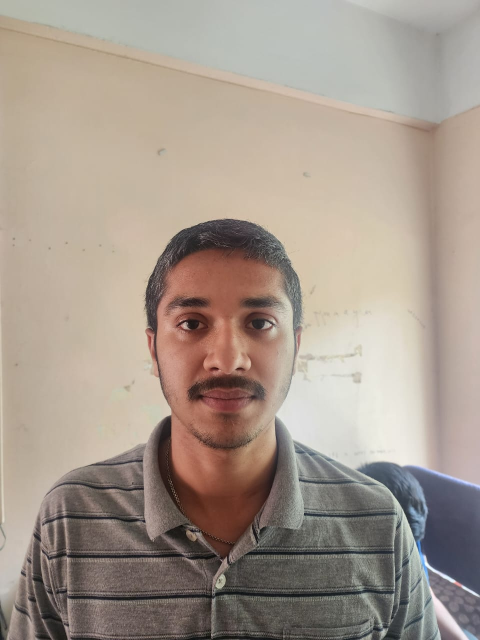
#> input picture content/live_image/vishnu.jpg, 960 x 1280 px, given in place of captured_frame_.png, which was not available (shown at 1/2 size)
$ jupyter execute --allow-errors Demo2.ipynb   (shell and % lines are left out)   (text cells are left out)
#> lines starting #> are read from the running program, lines starting #| are printed output that depends on the picture; after the words box and inside, x2 and y2 are one past the last pixel; in counts of white or black regions, pixels touching at a corner belong together; pictures that were not available may be replaced by others from this repository, and a replacement may not be noted
[cell 1]
import argparse
import torch
import cv2
from pathlib import Path
import pathlib
def detect_objects(weights, img_size, conf_threshold, source, frame_delay):
    # Load YOLOv5 model
    pathlib.PosixPath = pathlib.WindowsPath
    model = torch.hub.load('ultralytics/yolov5', 'custom', path=weights)


    # Set device (GPU or CPU)
    device = torch.device('cuda' if torch.cuda.is_available() else 'cpu')
    model.to(device)

    # Set inference size
    imgsz = img_size

    # Open video file
    cap = cv2.VideoCapture(source)

    # Initialize flag to indicate if object has been detected
    object_detected = False
    detection_frame_number = -1

    # Process video frame by frame
    while cap.isOpened():
        ret, frame = cap.read()
        if not ret:
            break

        # Perform inference
        results = model(frame, size=imgsz)

        # Process detection results
        for result in results.xyxy[0]:
            label = int(result[5])
            confidence = float(result[4])

            # Check if object is detected with confidence above threshold
            if confidence >= conf_threshold:
                object_detected = True
                detection_frame_number = int(cap.get(cv2.CAP_PROP_POS_FRAMES))
                break

        # Stop processing if object is detected
        if object_detected:
            break

    # Release video capture object
    cap.release()

    if object_detected:
        # Calculate the frame number to capture after the detection frame
        capture_frame_number = detection_frame_number + frame_delay

        # Re-open video file to capture the desired frame
        cap = cv2.VideoCapture(source)
        cap.set(cv2.CAP_PROP_POS_FRAMES, capture_frame_number)

        # Read and capture the frame
        ret, captured_frame = cap.read()
        if ret:
            # Save the captured frame as PNG with higher quality
            output_path = Path(source).parent / f"captured_frame_.png"
            # Specify higher quality (0-9), default is 3
            cv2.imwrite(str(output_path), captured_frame, [cv2.IMWRITE_PNG_COMPRESSION, 9])
            print(f"Captured frame {capture_frame_number} after object detection. Saved as {output_path}")
        else:
            print(f"Failed to capture frame {capture_frame_number} after object detection.")

        # Release video capture object
        cap.release()
    else:
        print("Object not detected in the video.")

[cell 2]
# YOLOv5 PyTorch HUB Inference (DetectionModels only)
# import torch

# # model = torch.hub.load('ultralytics/yolov5', 'yolov5s', force_reload=True, trust_repo=True)  # or yolov5n - yolov5x6 or custom
# model = torch.hub.load(str(Path('yolov5')), 'yolov5s', source='local')
# im = 'https://ultralytics.com/images/zidane.jpg'  # file, Path, PIL.Image, OpenCV, nparray, list
# results = model(im)  # inference
# results.print()  # or .show(), .save(), .crop(), .pandas(), etc.

[cell 3]
  # Perform object detection and frame capture
detect_objects('./content/exp5/weights/best.pt', 1080, 0.30, './content/videos/20250418_132622.mp4', 30)
#> (the call stopped at in detect_objects, `model = torch.hub.load('ultralytics/yolov5', 'custom', path=weights)`: torch is not available in this run)

[cell 4]
import cv2
import numpy as np
import matplotlib.pyplot as plt

[cell 5]
class CardAlignment:
    def __init__(self, visualization=False):
        self.visualization_mode = visualization

    def crop_card(self, image):
        gray = cv2.cvtColor(image, cv2.COLOR_BGR2GRAY)
        _, thresh = cv2.threshold(gray, 200, 255, cv2.THRESH_BINARY)
        contours, _ = cv2.findContours(thresh, cv2.RETR_EXTERNAL, cv2.CHAIN_APPROX_SIMPLE)
        max_contour = max(contours, key=cv2.contourArea)
        rect = cv2.minAreaRect(max_contour)
        box = cv2.boxPoints(rect)
        box = np.intp(box)
        card = image.copy()
        cv2.drawContours(card, [box], 0, (0, 255, 0), 2)
        (x, y, w, h) = cv2.boundingRect(box)
        card = card[y:y+h, x:x+w]
        return card, rect

    def align_card(self, card, rect_angle):
        height, width = card.shape[:2]

        # Correct angle
        if rect_angle < -45:
            rect_angle += 90
        elif rect_angle > 45:
            rect_angle -= 90

        # Rotate to fix small tilt
        rotation_matrix = cv2.getRotationMatrix2D((width / 2, height / 2), rect_angle, 1)
        aligned_card = cv2.warpAffine(card, rotation_matrix, (width, height), flags=cv2.INTER_LINEAR)
        aligned_card = cv2.rotate(aligned_card, cv2.ROTATE_90_CLOCKWISE)
        # After rotation, check if card is vertical
        aligned_height, aligned_width = aligned_card.shape[:2]
        if aligned_height > aligned_width:
            # Rotate 90 degrees to make it horizontal
            aligned_card = cv2.rotate(aligned_card, cv2.ROTATE_90_COUNTERCLOCKWISE)

        return aligned_card

[cell 6]
# Function to print the image
def plot_image(image):
    plt.imshow(cv2.cvtColor(image, cv2.COLOR_BGR2RGB))
    plt.title('Output Image')
    plt.axis('off')
    plt.show()

[cell 7]
def process_image(image):
    card_aligner = CardAlignment(visualization=True)
    card, rect = card_aligner.crop_card(image)
    rect_angle = rect[-1]
    aligned_card = card_aligner.align_card(card, rect_angle)

    # Check if additional cropping is required
    gray_aligned = cv2.cvtColor(aligned_card, cv2.COLOR_BGR2GRAY)
    _, thresh_aligned = cv2.threshold(gray_aligned, 1, 255, cv2.THRESH_BINARY)
    contours_aligned, _ = cv2.findContours(thresh_aligned, cv2.RETR_EXTERNAL, cv2.CHAIN_APPROX_SIMPLE)
    max_contour_aligned = max(contours_aligned, key=cv2.contourArea)
    rect_aligned = cv2.minAreaRect(max_contour_aligned)
    box_aligned = cv2.boxPoints(rect_aligned)
    box_aligned = np.intp(box_aligned)

    # Calculate bounding box
    (x, y, w, h) = cv2.boundingRect(box_aligned)

    # Apply additional cropping if required
    if x > 0 or y > 0 or x + w < aligned_card.shape[1] or y + h < aligned_card.shape[0]:
        aligned_card = aligned_card[y:y+h, x:x+w]

    plot_image(aligned_card)
    return aligned_card

[cell 8]
# Path to the image file
original_image = cv2.imread("./content/videos/captured_frame_.png")
#> original_image is the input picture: shape (1280, 960, 3); mean B, G, R 141.2, 152.4, 165.2
#> (the rest of this cell did not finish here and is left out)

#> (a cell that did not finish here is left out)

#> in crop_card, `gray = cv2.cvtColor(image, cv2.COLOR_BGR2GRAY)`:
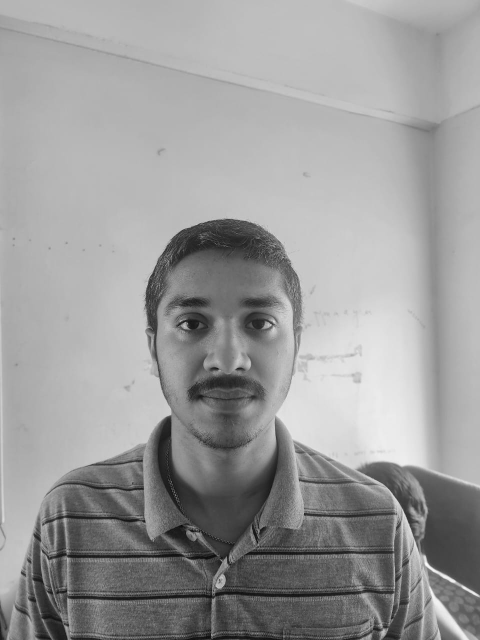
#> gray: shape (1280, 960) (shown at 1/2 size); min 1, max 253, mean 154.9
#> in crop_card, `_, thresh = cv2.threshold(gray, 200, 255, cv2.THRESH_BINARY)`:
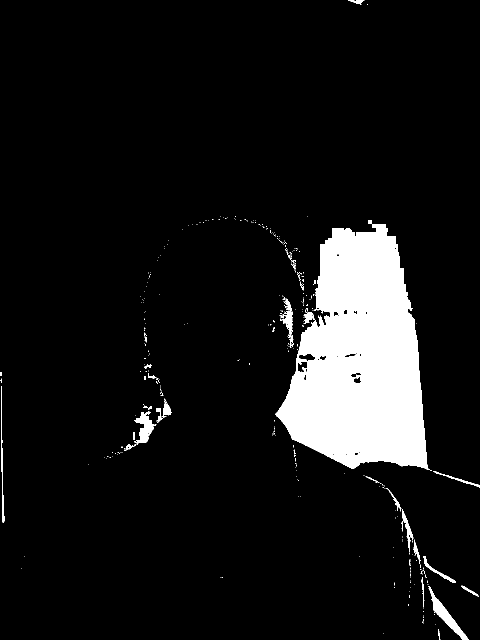
#> thresh: shape (1280, 960) (shown at 1/2 size); 8.8% white; 361 white regions (330 under 20 px)
#> in crop_card, `contours, _ = cv2.findContours(thresh, cv2.RETR_EXTERNAL, cv2.CHAIN_AP..`: contours = 361 contours, 339 with area under 20; largest, box (x1, y1, x2, y2) and area: (551, 440, 864, 942) 100424, (857, 1172, 938, 1280) 1583, (268, 822, 313, 889) 1174, (565, 597, 587, 696) 649, (847, 1112, 912, 1166) 362
#> in crop_card, `max_contour = max(contours, key=cv2.contourArea)`: max_contour = contour of 619 points, box (x1, y1, x2, y2) (551, 440, 864, 942), area 100424
#> in crop_card, `rect = cv2.minAreaRect(max_contour)`: rect = ((686.8, 703.1), (297.8, 512), -6.36)
#> in crop_card, `box = cv2.boxPoints(rect)`: box = [[567.2, 974], [510.4, 465.2], [806.4, 432.2], [863.1, 941]]
#> in crop_card, `box = np.intp(box)`: box = [[567, 973], [510, 465], [806, 432], [863, 940]]
#> in crop_card, `cv2.drawContours(card, [box], 0, (0, 255, 0), 2)`:
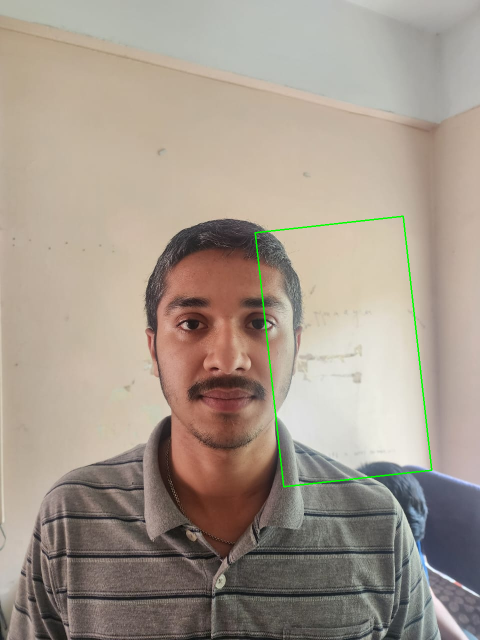
#> card: shape (1280, 960, 3) (shown at 1/2 size); 0.39% of pixels changed, all inside (x1, y1, x2, y2) = (509, 431, 865, 975)
#> in crop_card, `(x, y, w, h) = cv2.boundingRect(box)`: x = 510; y = 432; w = 354; h = 542
#> in crop_card, `card = card[y:y+h, x:x+w]`:
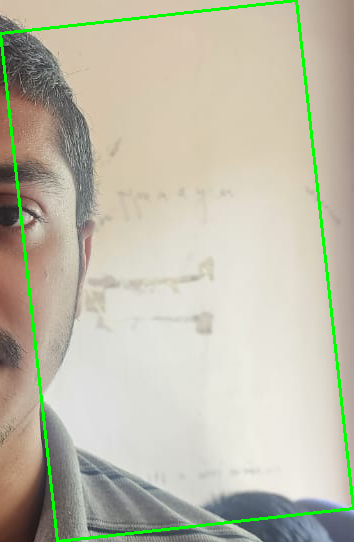
#> card: shape (542, 354, 3); mean B, G, R 170.5, 188.8, 190.9
#> in process_image, `card, rect = card_aligner.crop_card(image)`: rect = ((686.8, 703.1), (297.8, 512), -6.36)
#> in process_image, `rect_angle = rect[-1]`: rect_angle = -6.36
#> in align_card, `rotation_matrix = cv2.getRotationMatrix2D((width / 2, height / 2), rec..`: rotation_matrix = [[0.994, -0.111, 31.13], [0.111, 0.994, -17.95]]
#> in align_card, `aligned_card = cv2.warpAffine(card, rotation_matrix, (width, height), ..`:
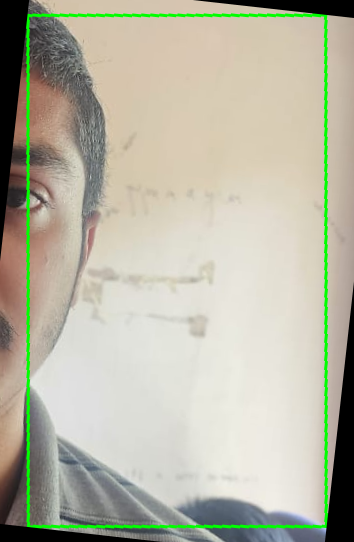
#> aligned_card: shape (542, 354, 3); mean B, G, R 163.6, 181.1, 182.3
#> in align_card, `aligned_card = cv2.rotate(aligned_card, cv2.ROTATE_90_CLOCKWISE)`:
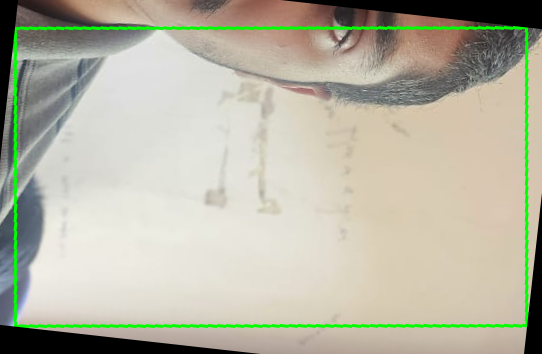
#> aligned_card: shape (354, 542, 3); mean B, G, R 163.6, 181.1, 182.3
#> in process_image, `gray_aligned = cv2.cvtColor(aligned_card, cv2.COLOR_BGR2GRAY)`:
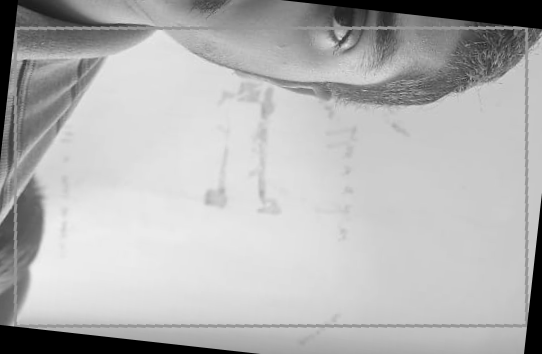
#> gray_aligned: shape (354, 542); min 0, max 240, mean 179.5
#> in process_image, `_, thresh_aligned = cv2.threshold(gray_aligned, 1, 255, cv2.THRESH_BIN..`:
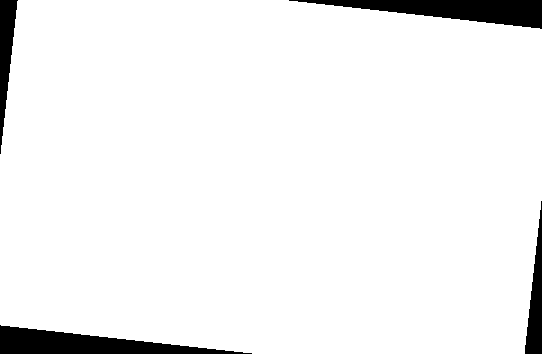
#> thresh_aligned: shape (354, 542); 94.7% white; 4 black regions
#> in process_image, `contours_aligned, _ = cv2.findContours(thresh_aligned, cv2.RETR_EXTERN..`: contours_aligned = 1 contour; box (x1, y1, x2, y2) and area: (0, 0, 542, 354) 180894
#> in process_image, `max_contour_aligned = max(contours_aligned, key=cv2.contourArea)`: max_contour_aligned = contour of 188 points, box (x1, y1, x2, y2) (0, 0, 542, 354), area 180894
#> in process_image, `rect_aligned = cv2.minAreaRect(max_contour_aligned)`: rect_aligned = ((270.5, 176.5), (353, 541), -90)
#> in process_image, `box_aligned = cv2.boxPoints(rect_aligned)`: box_aligned = [[541, 353], [-1.08e-14, 353], [0, 0], [541, 0]]
#> in process_image, `box_aligned = np.intp(box_aligned)`: box_aligned = [[541, 353], [0, 353], [0, 0], [541, 0]]
#> in process_image, `(x, y, w, h) = cv2.boundingRect(box_aligned)`: x = 0; w = 542; h = 354

$ run again, on content/live_image/vishnu2.jpg
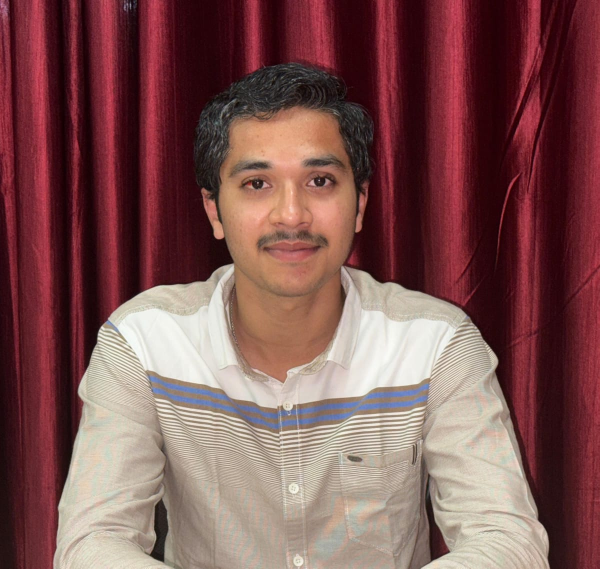
#> input picture content/live_image/vishnu2.jpg, 1199 x 1137 px, given in place of captured_frame_.png, which was not available (shown at 1/2 size)
#> original_image is the input picture: shape (1137, 1199, 3); mean B, G, R 82.9, 84.3, 126.6
#> in crop_card, `_, thresh = cv2.threshold(gray, 200, 255, cv2.THRESH_BINARY)`:
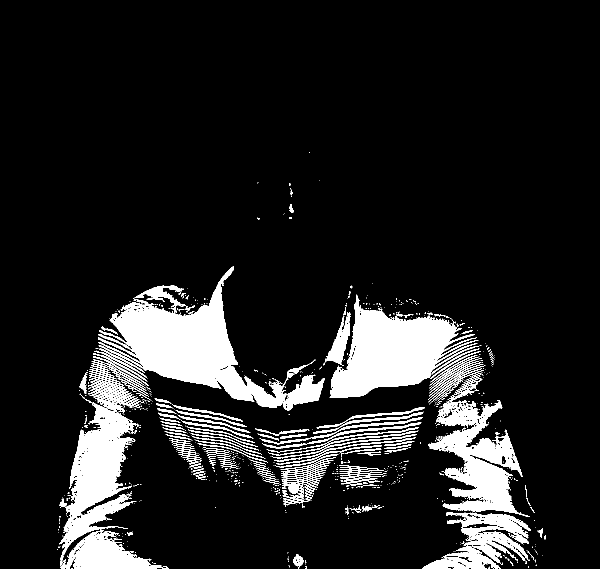
#> thresh: shape (1137, 1199) (shown at 1/2 size); 11.8% white; 1116 white regions (918 under 20 px)
#> contours = 1107 contours, 996 with area under 20; largest, box (x1, y1, x2, y2) and area: (196, 532, 649, 821) 37948, (659, 589, 958, 796) 28602, (118, 796, 327, 1137) 27615, (857, 800, 1045, 1027) 18454, (892, 1025, 1062, 1128) 7428
#> max_contour = contour of 1687 points, box (x1, y1, x2, y2) (196, 532, 649, 821), area 37948
#> in crop_card, `rect = cv2.minAreaRect(max_contour)`: rect = ((440.8, 656), (251.8, 459.3), -72.67)
#> in crop_card, `box = cv2.boxPoints(rect)`: box = [[622.6, 844.6], [184.1, 707.8], [259.1, 467.4], [697.6, 604.3]]
#> in crop_card, `box = np.intp(box)`: box = [[622, 844], [184, 707], [259, 467], [697, 604]]
#> in crop_card, `(x, y, w, h) = cv2.boundingRect(box)`: x = 184; y = 467; w = 514; h = 378
#> in process_image, `card, rect = card_aligner.crop_card(image)`: rect = ((440.8, 656), (251.8, 459.3), -72.67)
#> in process_image, `rect_angle = rect[-1]`: rect_angle = -72.67
#> in align_card, `rect_angle += 90`: rect_angle = 17.33
#> rotation_matrix = [[0.955, 0.298, -44.63], [-0.298, 0.955, 85.14]]
#> thresh_aligned: shape (378, 514); 88.2% white; 4 black regions
#> contours_aligned = 1 contour; box (x1, y1, x2, y2) and area: (0, 0, 514, 378) 170632
#> max_contour_aligned = contour of 469 points, box (x1, y1, x2, y2) (0, 0, 514, 378), area 170632
#> rect_aligned = ((256.5, 188.5), (377, 513), -90)
#> in process_image, `box_aligned = cv2.boxPoints(rect_aligned)`: box_aligned = [[513, 377], [-1.15e-14, 377], [0, 0], [513, 0]]
#> in process_image, `box_aligned = np.intp(box_aligned)`: box_aligned = [[512, 376], [0, 376], [0, 0], [512, 0]]
#> in process_image, `(x, y, w, h) = cv2.boundingRect(box_aligned)`: x = 0; w = 513; h = 377
#> in process_image, `aligned_card = aligned_card[y:y+h, x:x+w]`:
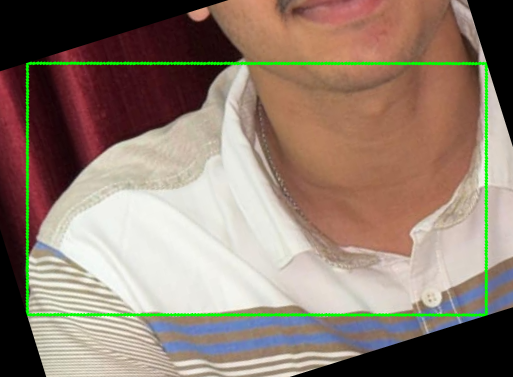
#> aligned_card: shape (377, 513, 3); mean B, G, R 111.7, 125.6, 143.9
